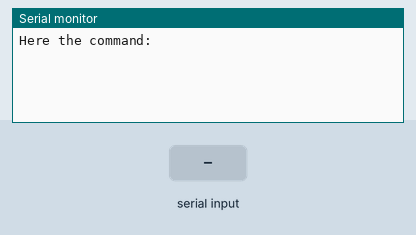
This sketch was run on a simulated Arduino Uno, built with avr-gcc and run on an emulated ATmega328P. On the bench: the last lines printed to the serial monitor. The inputs (shaded band) are chosen by the test bench.

Above: at 1.2 s.
1.3 s: "left\n" received over Serial
At 2.5 s:
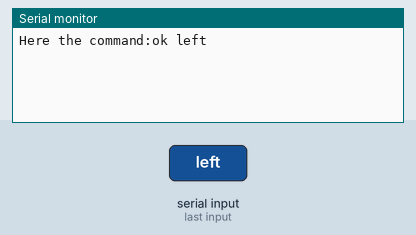
2.8 s: byte 10 ('\n') received over Serial
At 3.4 s:
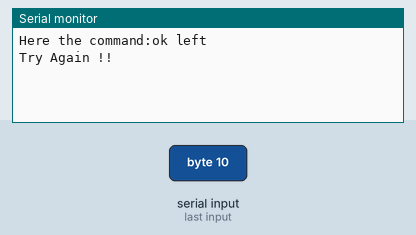
4.3 s: "right\n" received over Serial
At 4.8 s:
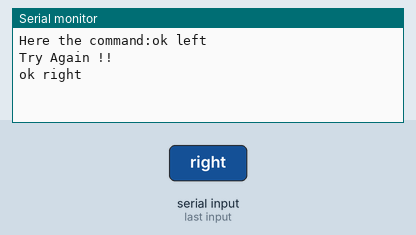
5.8 s: "zero\n" received over Serial
At 7.0 s:
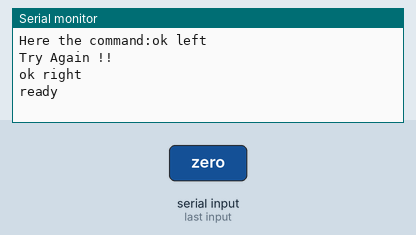
7.3 s: "start\n" received over Serial
At 8.3 s:
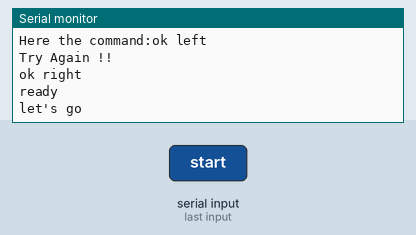

The sketch:

Testing_text.ino
```cpp
String command = "";

void setup()
{
  Serial.begin(9600);

  Serial.print("Here the command:");
}

void loop()
{
  while (Serial.available())
  {
    char c = Serial.read();

    if (c == '\n')
    {
      command.trim();

      if (command == "left")
      {
        Serial.println("ok left");
      }
      else if(command == "right")
      {
        Serial.println("ok right");
      }
      else if(command == "zero")
      {
        Serial.println("ready");
      }
      else if(command == "start")
      {
        Serial.println("let's go");
      }
      else
      {
        Serial.println("Try Again !!");
      }

      command = "";
    }
    else
    {
      command += c;
    }
  }
}
```

Measured:
- after the input at 1.3 s, the serial monitor: prints a new line at once (image 1)
- after the input at 2.8 s, the serial monitor: prints a new line at once (image 2)
- after the input at 4.3 s, the serial monitor: prints a new line at once (image 3)
- after the input at 5.8 s, the serial monitor: prints a new line at once (image 4)
- after the input at 7.3 s, the serial monitor: prints a new line at once (image 5)
